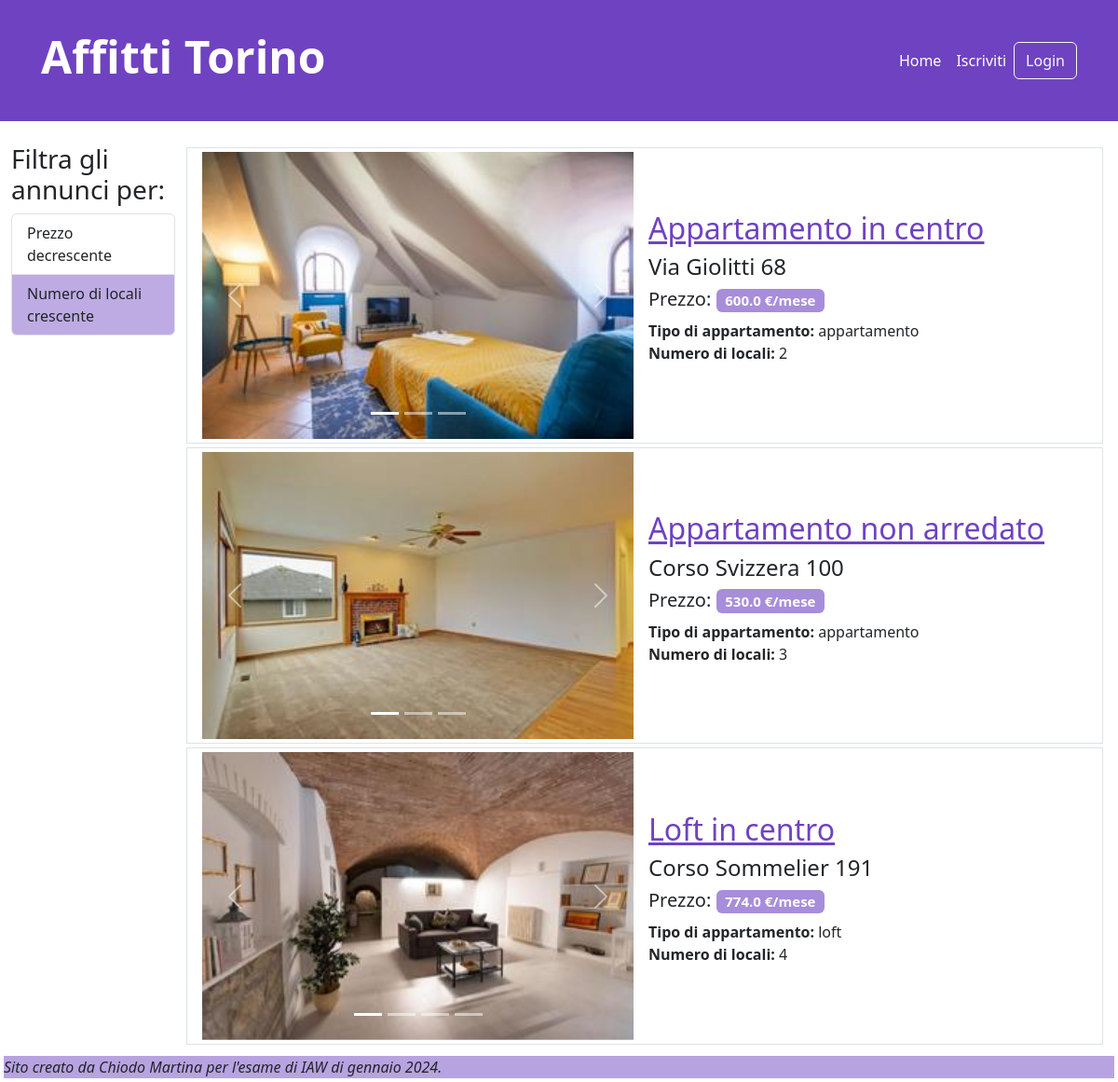
The page /home2 on the database its author committed.
### tables this page shows
CREATE TABLE "annunci" (
	"id"	INTEGER NOT NULL UNIQUE,
	"titolo"	TEXT NOT NULL,
	"indirizzo"	TEXT NOT NULL,
	"tipo"	TEXT NOT NULL,
	"num_locali"	INTEGER NOT NULL,
	"id_locatore"	INTEGER NOT NULL,
	"descrizione"	TEXT NOT NULL,
	"arredata"	TEXT NOT NULL,
	"disponibile"	TEXT NOT NULL,
	"prezzo"	REAL NOT NULL,
	"foto1"	TEXT NOT NULL,
	"foto2"	TEXT,
	"foto3"	TEXT,
	"foto4"	TEXT,
	"foto5"	TEXT,
	PRIMARY KEY("id" AUTOINCREMENT)
);

### app.py (the view)
@app.route('/home2')
def home_numlocali():
    annunci_numlocali = annunci_dao.get_annunci_per_numlocali()
    return render_template('home_numlocali.html', annunci=annunci_numlocali)

### annunci_dao.py (called while the page is built)
def get_annunci_per_numlocali():
    conn = sqlite3.connect('db/database_esame.db')
    conn.row_factory = sqlite3.Row
    cursor = conn.cursor()
    sql = 'SELECT  annunci.id, titolo, indirizzo, tipo, num_locali,id_locatore, utenti.nominativo, descrizione, arredata, prezzo, disponibile, foto1, foto2, foto3, foto4, foto5 FROM annunci, utenti WHERE utenti.id=annunci.id_locatore AND disponibile=? ORDER BY num_locali ASC'
    cursor.execute(sql, ("SI",))
    annunci = cursor.fetchall()
    cursor.close()
    conn.close()
    return annunci

### templates/home_numlocali.html (shortened to what this page needs)
{% extends "base.html" %}
{% block content %}
<aside id="myaside" class="col-lg-2 col-md-12">
    <h3>Filtra gli annunci per:</h3>
    <section class="list-group">
        <a href="{{url_for('home_prezzo')}}" class="list-group-item list-group-item-action" aria-current="true">Prezzo decrescente</a>
        <a href="{{url_for('home_numlocali')}}" class="list-group-item list-group-item-action asideactive">Numero di locali crescente</a>
    </section>
</aside>
<main class="col-lg-10 col-md-12">
    {%for elem in annunci%}
        <section class="row p-1 my-1 me-1 border">
            <div class="col-md-6">
                <div id="carouselFotoAnnuncio_{{elem.id  | e}}" class="carousel slide">
                    <div class="carousel-indicators">
                        <button type="button" data-bs-target="#carouselFotoAnnuncio_{{elem.id  | e}}" data-bs-slide-to="0" class="active" aria-current="true" aria-label="Slide 1"></button>
                        {%if elem.foto2!=""%}<button type="button" data-bs-target="#carouselFotoAnnuncio_{{elem.id  | e}}" data-bs-slide-to="1" aria-label="Slide 2"></button>{%endif%}
                        {%if elem.foto3!=""%}<button type="button" data-bs-target="#carouselFotoAnnuncio_{{elem.id  | e}}" data-bs-slide-to="2" aria-label="Slide 3"></button>{%endif%}
                        {%if elem.foto4!=""%}<button type="button" data-bs-target="#carouselFotoAnnuncio_{{elem.id  | e}}" data-bs-slide-to="3" aria-label="Slide 4"></button>{%endif%}
                    </div>
                    <div class="carousel-inner">
                        <div class="carousel-item active"><img src="{{url_for('static', filename= elem.foto1 )}}" class="d-block w-100" alt="Questa è la prma foto dell'annuncio per {{elem.titolo}}"></div>
                    </div>
                    <button class="carousel-control-prev" type="button" data-bs-target="#carouselFotoAnnuncio_{{elem.id  | e}}" data-bs-slide="prev">
                    <span class="carousel-control-prev-icon" aria-hidden="true"></span>
                    </button>
                    <button class="carousel-control-next" type="button" data-bs-target="#carouselFotoAnnuncio_{{elem.id  | e}}" data-bs-slide="next">
                    <span class="carousel-control-next-icon" aria-hidden="true"></span>
                    </button>
                </div>
            </div>
            <article class="col-md-6 align-self-md-center p-1">
                <a href="{{url_for('single_annuncio', id=elem.id)}}"><h2>{{elem.titolo |e}}</h2></a>
                <h4>{{elem.indirizzo |e}}</h4>
                <h5>Prezzo: <span class="badge prezzobadge"><strong>{{elem.prezzo |e}}</strong> €/mese</span></h5>
                <p><strong>Tipo di appartamento:</strong> {{elem.tipo |e}} <br><strong>Numero di locali:</strong> {%if elem.num_locali < 5%}{{elem.num_locali |e}}{%elif elem.num_locali == 5%}5 o più.{%endif%}</p>
            </article>
        </section>
    {%endfor%}
</main>
{%endblock%}

### static/style.css (style rules this page uses)
.asideactive { background-color:#6e42c171; }
.prezzobadge { background-color:#6e42c199; }
a { color: #6f42c1 }

### rows shown on the page
annunci: foto1 (picture), titolo "Appartamento in centro", indirizzo "Via Giolitti 68", prezzo "600.0", tipo "appartamento", num_locali "2"
annunci: foto1 (picture), titolo "Appartamento non arredato", indirizzo "Corso Svizzera 100", prezzo "530.0", tipo "appartamento", num_locali "3"
annunci: foto1 (picture), titolo "Loft in centro", indirizzo "Corso Sommelier 191", prezzo "774.0", tipo "loft", num_locali "4"
